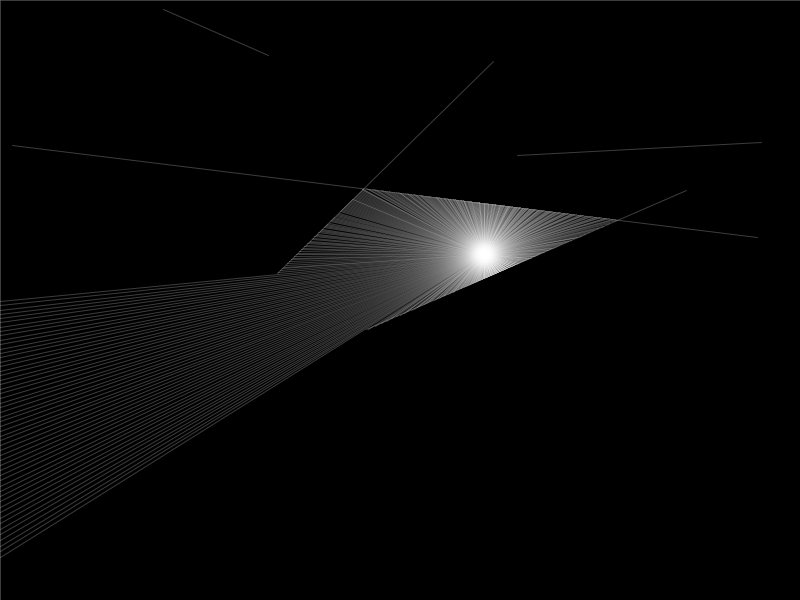
Frame 1 (no input)
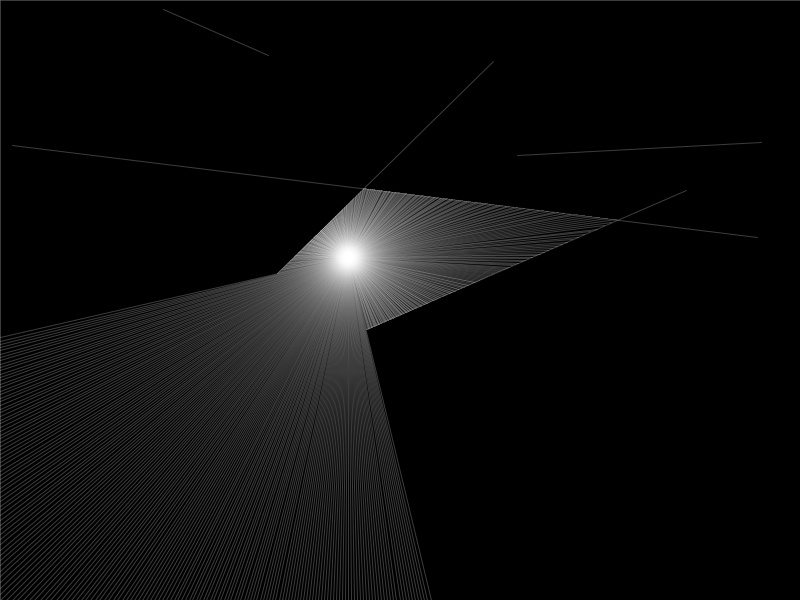
Frame 60 (the mouse pressed at the canvas centre just before this capture)
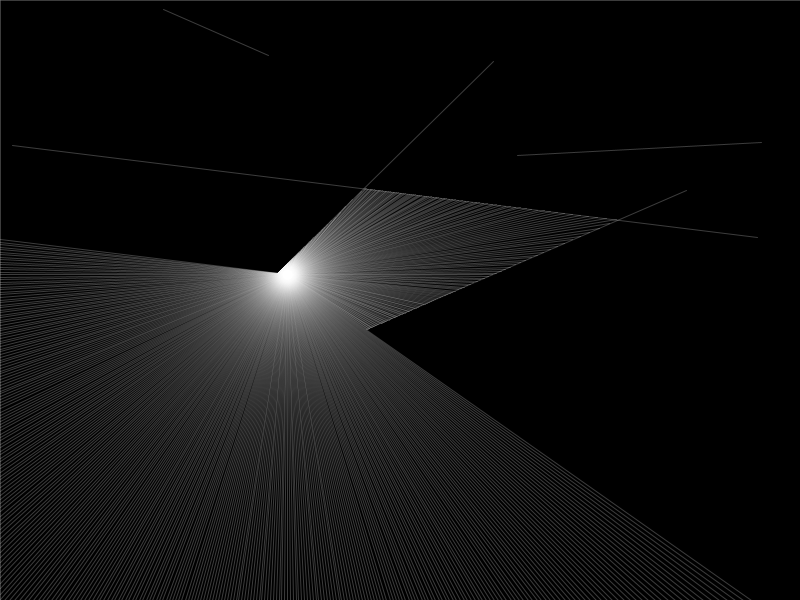
Frame 120 (the mouse held since frame 60 and released just before this capture)

The Processing sketch that drew these frames (run headless with seeded random() and noise(); from frame 60 on, the mouse is pressed at the canvas centre):

// Processing sketch: Raycasting
// ── Raycasting.pde
/**
* Simulation für Raycasting; Lichtquelle bewegt sich durch Perlin-Noise gesteuert.
*
* @version 22.03.2022
* @author Max Janik
*/
// Liste der Hindernisse
ArrayList<Boundary> walls = new ArrayList<>();
// Lichtquelle
Particle p;

// Tracker für den Perlin-Noise
float xoff = 0;
float yoff = 100;

void setup() {
    size(800,600);
    stroke(255);
    strokeWeight(1);
    fill(255);
    ellipseMode(CENTER);
    
    p = new Particle();
    // Rand der Szene
    walls.add(new Boundary(new PVector(0,0), new PVector(width,0)));
    walls.add(new Boundary(new PVector(width,0), new PVector(width,height)));
    walls.add(new Boundary(new PVector(0,0), new PVector(0,height)));
    walls.add(new Boundary(new PVector(0,height), new PVector(width,height)));
    // Generiert fünf zufällige Boundarys
    for (int i = 0; i < 5; i++) {
        walls.add(new Boundary(new PVector(random(width),random(height)), new PVector(random(width),random(height))));
    }
}

void draw() {
    background(0);
    // Bewegt die Lichtquelle
    p.update(noise(xoff) * width, noise(yoff) * height);
    xoff += 0.006;
    yoff += 0.006;
    // Zeichnet Strahlen
    p.castRays(walls);
    // Zeichnet Lichtquelle
    p.draw();
    // Zeichnet Boundarys
    for (Boundary b : walls) {
        b.draw();
    }
}
// ── boundary.pde
public class Boundary {
    private PVector _start;
    private PVector _end;
    
    Boundary(PVector start, PVector end) {
        _start = start;
        _end = end;
    }
    
    void draw() {
        line(_start.x, _start.y, _end.x, _end.y);
    }
    
    public PVector start() {
        return _start.copy();
    }
    
    public PVector end() {
        return _end.copy();
    }
}
// ── particle.pde
/**
* Klasse ist eine Lichtquelle, die Straklen in alle Richtungen aussendet
*
* @version 22.03.2022
* @author Max Janik
*/
public class Particle {
    // Liste der Strahlen
    private ArrayList<Ray> rays = new ArrayList<>();
    // Position des Objektes
    private PVector _pos;
    
    /**
    * Instanziert das Objekt in der Mitte des Bildschirmes
    */
    public Particle() {
        _pos = new PVector(width / 2, height / 2);
        for (float i = 0; i < 360; i += 0.5) {
            PVector vec = PVector.fromAngle(radians(i));
            Ray r = new Ray(_pos, vec);
            rays.add(r);
        }
    }
    
    /**
    * Methode ändert die Position zu den angegebenen x- und y-Koordinaten
    *
    * @param x neue x-Koordinate
    * @param y neue y-Koordinate
    */
    public void update(float x, float y) {
        _pos.x = x;
        _pos.y = y;
    }
    
    /**
    * Methode zeichent die Lichtquelle auf den Bildschirm
    */
    public void draw() {
        ellipse(_pos.x, _pos.y, 10, 10);
    }
    
    /**
    * Mehode sendet Straklen aus und zeichnet sie bis zu dem Punkt an dem sie auf Hindernisse treffen
    *
    * @param boundarys Liste aller Hindernisse in der Szene
    */
    public void castRays(ArrayList<Boundary> boundarys) {
        stroke(color(255, 60));
        // Iteriert über alle Strahlen
        for (Ray r : rays) {
            PVector hitpoint = null; 
            float mindist = 100000000.0;
            // Iteriert über alle Hindernisse und findet das (räumlich-) nächste
            for (Boundary b : boundarys) {
                PVector intersect = r.cast(b);
                if (intersect != null) {
                    float d = dist(_pos.x, _pos.y, intersect.x, intersect.y);
                    if (d < mindist) {
                        mindist = d;
                        hitpoint = intersect;
                    }
                }
            }
            // Zeichnet Strahl bis zum Schnittpunkt mit hindernis
            line(_pos.x, _pos.y, hitpoint.x, hitpoint.y);
        }
    }
    
}
// ── ray.pde
public class Ray {
    private PVector _pos;
    private PVector _dir;
    
    public Ray(PVector pos, PVector dir) {
        _pos = pos;
        _dir = dir;
        _dir.normalize();
    }
    
    public void draw() {
        float fac = 100;
        line(_pos.x, _pos.y, _pos.x + fac * _dir.x, _pos.y + fac * _dir.y);
    }
    
    public PVector cast(Boundary b) {
        float x1 = b.start().x;
        float y1 = b.start().y;
        float x2 = b.end().x;
        float y2 = b.end().y;
        
        float x3 = _pos.x;
        float y3 = _pos.y;
        float x4 = _pos.x + _dir.x;
        float y4 = _pos.y + _dir.y;
        
        float nenner = (x1 - x2) * (y3 - y4) - (y1 - y2) * (x3 - x4);
        if (nenner == 0) {
            return null;
        }
        float t = ((x1 - x3) * (y3 - y4) - (y1 - y3) * (x3 - x4)) / nenner;
        float u = ((x1 - x3) * (y1 - y2) - (y1 - y3) * (x1 - x2)) / nenner;
        if (t >= 0  &&  t <= 1.0 && u >= 0) {
            return new PVector(x1 + t * (x2 - x1),y1 + t * (y2 - y1));
        }
        return null;
    }
}
